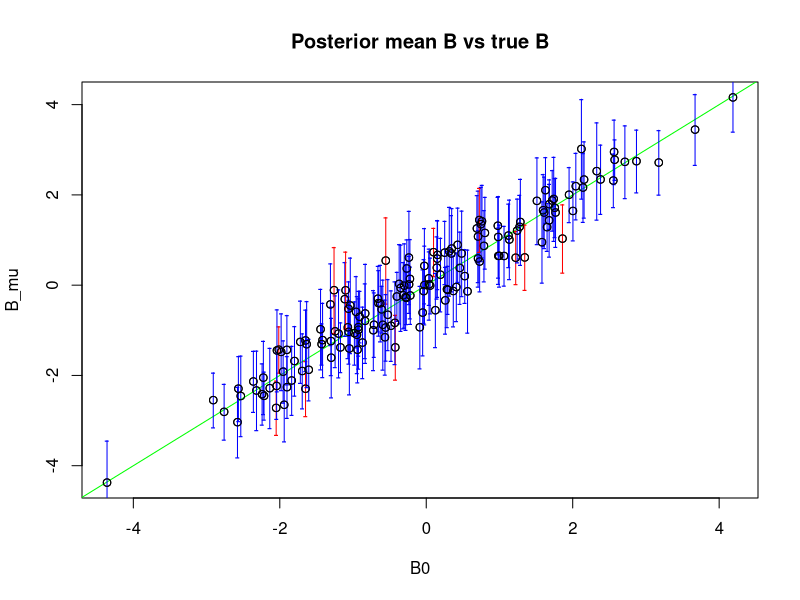
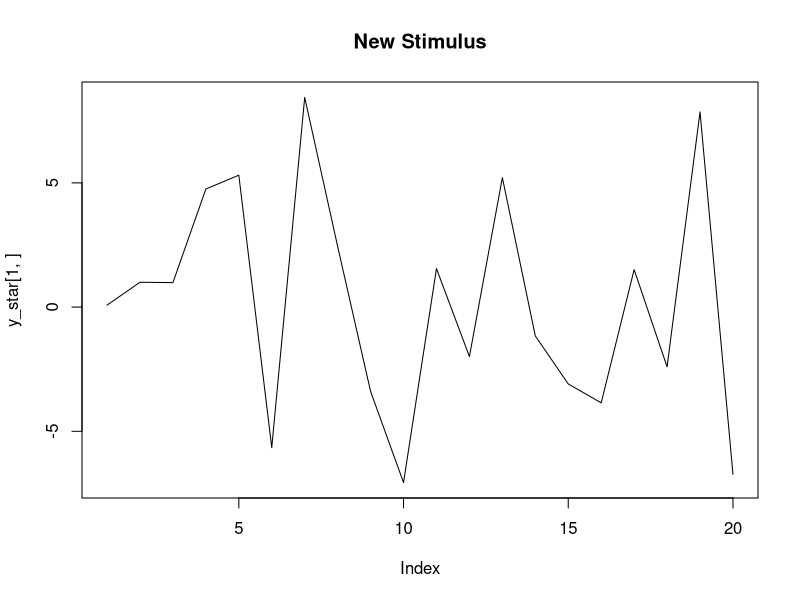
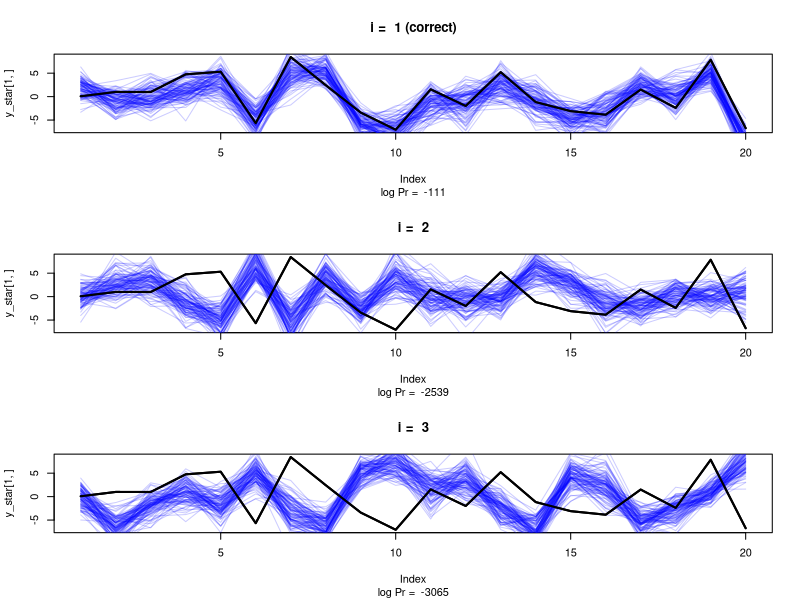
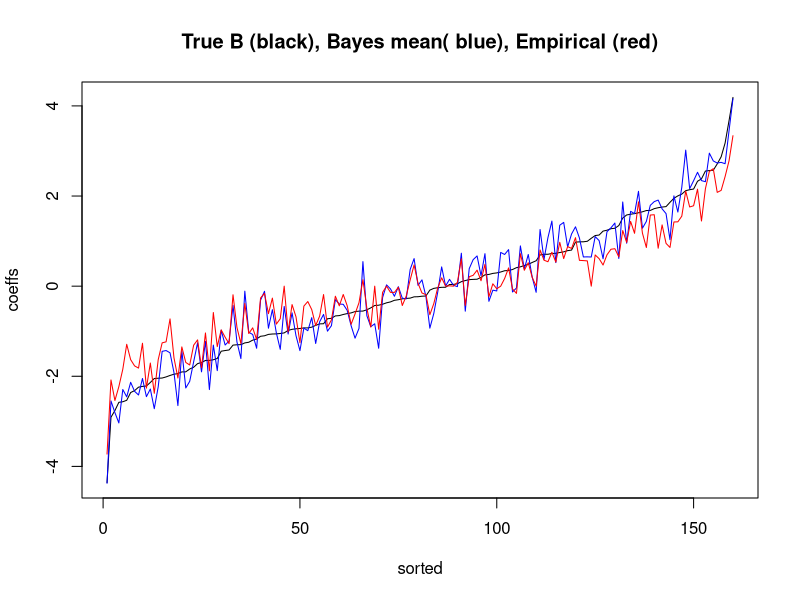
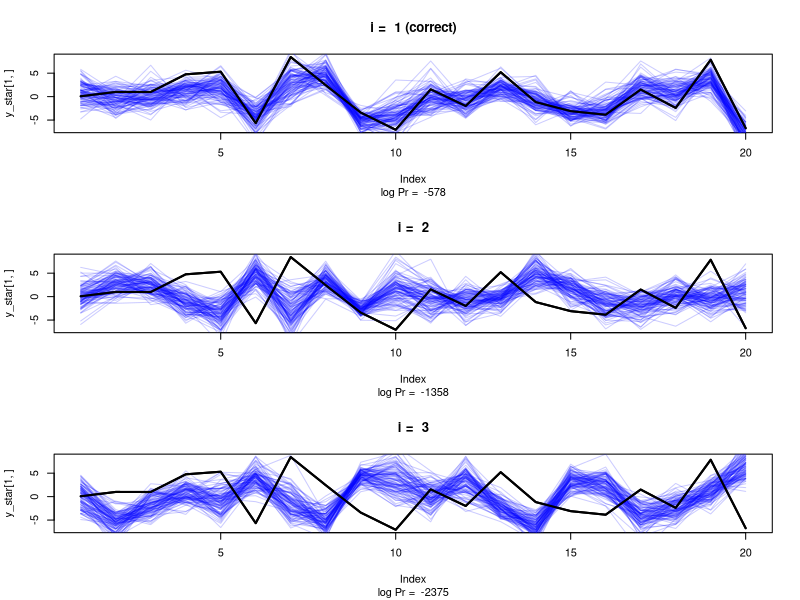

Recreate these plots in R, in order.
## ---- chunk 1
set.seed(0)
library(pracma)
library(magrittr)
library(MASS)
K <- 30 # number of stimuli
p <- 20 # dimension of response
q <- 8 # dimension of features
# true noise covariance
Sigma_E <- 2/p * randn(2 * p, p) %>% { t(.) %*% . }
# true signal covariance = sB * I
sB0 <- 2
B0 <- sqrt(sB0) * randn(q, p)
# random features
X <- randn(K, q)
# noise
E <- mvrnorm(K, rep(0, p), Sigma_E)
# observations
Y <- X %*% B0 + E
## ---- chunk 2
# posterior mean
B_mu <- solve(t(X) %*% X + 1/sB0 * diag(rep(1, q))) %*% t(X) %*% Y
# posterior variance per column
post_cov_B_col <- solve(t(X) %*% X + 1/sB0 * diag(rep(1, q)) )
# marginal variances of B
post_var_B <- t(t(diag(post_cov_B_col))) %*% diag(Sigma_E)
# upper and lower intervals
B_up <- B_mu + 2 * sqrt(post_var_B)
B_low <- B_mu - 2 * sqrt(post_var_B)
# plot
plot(B0, B_mu, main = "Posterior mean B vs true B"); abline(0, 1, col = "green")
for (i in 1:q) { for (j in 1:p) {
  if (B_low[i,j] < B0[i, j] && B_up[i, j] > B0[i, j]) {
    cc <- "blue"
  } else {
    cc <- "red"
  }
  lines(rep(B0[i, j], 2), c(B_low[i, j], B_up[i, j]), col = cc)
  points(rep(B0[i, j], 2), c(B_low[i, j], B_up[i, j]), pch = "-", col = cc)
}}
points(B0, B_mu)
## ---- chunk 3
post_cov_B_vec <- solve(solve(Sigma_E) %x% (t(X) %*% X) + 1/sB0 * diag(rep(1, p * q)))
f_post_cov_mu <- function(xi, xj) {
  (diag(rep(1, p)) %x% t(xi)) %*% post_cov_B_vec %*% (diag(rep(1, p)) %x% t(t(xj)))
}
## ---- chunk 4
# new stimuli
L <- 3
X_te <- randn(L, q) 
i_chosen <- sample(L, 1)
y_star <- X_te[i_chosen, , drop = FALSE] %*% B0 +  mvrnorm(1, rep(0, p), Sigma_E)
plot(y_star[1, ], type = "l", main = "New Stimulus")
## ---- chunk 5
layout(matrix(1:3, 3, 1))
mus <- list(L)
covs <- list(L)
cc <- rgb(0, 0, 1, alpha = 0.2)
for (i in 1:L) {
  mus[[i]] <- X_te[i, , drop = FALSE] %*% B_mu
  covs[[i]] <- f_post_cov_mu(X_te[i, ], X_te[i, ])
  pprob <- -log(det(covs[[i]])) - (y_star - mus[[i]]) %*% solve(covs[[i]]) %*% t(y_star - mus[[i]])
  plot(y_star[1, ], type = "l", lwd = 2)
  for (j in 1:100) lines(mvrnorm(1, mu = mus[[i]], Sigma = covs[[i]] + Sigma_E), col = cc)
  if (i == i_chosen) {
    title(paste("i = ", i, "(correct)"), sub = paste("log Pr = ", floor(pprob)))
  } else {
    title(paste("i = ", i), sub = paste("log Pr = ", floor(pprob)))
  }
  lines(y_star[1, ], type = "l", lwd = 2)
}
layout(1)
## ---- chunk 6
library(glmnet)
B_mu_EB <- matrix(0, q, p) # placeholder for estimate
resids <- matrix(0, K, p)
lambdas <- numeric(p) # lambda for each column of B
for (i in 1:p) {
  res <- cv.glmnet(X, Y[, i], alpha = 0, intercept = FALSE, standardize = FALSE)
  lambdas[i] <- res$lambda.1se
  pre <- predict(res, s = lambdas[i], newx = X)
  resids[, i] <- pre - Y[, i]
  B_mu_EB[, i] <- as.numeric(coefficients(res))[-1]  
}
## ---- chunk 7
o <- order(as.numeric(B0))
plot(as.numeric(B0)[o], type = "l", xlab = "sorted", ylab = "coeffs")
lines(as.numeric(B_mu)[o], col = "blue")
lines(as.numeric(B_mu_EB)[o], col = "red")
title("True B (black), Bayes mean( blue), Empirical (red)")
## ---- chunk 8
Sigma_E_hat <- cov(resids)
Inv_Sigma_B <- diag(rep(lambdas, each = q))
EB_cov_B_vec <- solve(solve(Sigma_E_hat) %x% (t(X) %*% X) + Inv_Sigma_B)
f_EB_cov_mu <- function(xi, xj) {
  (diag(rep(1, p)) %x% t(xi)) %*% EB_cov_B_vec %*% (diag(rep(1, p)) %x% t(t(xj)))
}
## ---- chunk 9
layout(matrix(1:3, 3, 1))
mus <- list(L)
covs <- list(L)
cc <- rgb(0, 0, 1, alpha = 0.2)
for (i in 1:L) {
  mus[[i]] <- X_te[i, , drop = FALSE] %*% B_mu_EB
  covs[[i]] <- f_EB_cov_mu(X_te[i, ], X_te[i, ])
  pprob <- -log(det(covs[[i]])) - (y_star - mus[[i]]) %*% solve(covs[[i]]) %*% t(y_star - mus[[i]])
  plot(y_star[1, ], type = "l", lwd = 2)
  for (j in 1:100) lines(mvrnorm(1, mu = mus[[i]], Sigma = covs[[i]] + Sigma_E_hat), col = cc)
  if (i == i_chosen) {
    title(paste("i = ", i, "(correct)"), sub = paste("log Pr = ", floor(pprob)))
  } else {
    title(paste("i = ", i), sub = paste("log Pr = ", floor(pprob)))
  }
  lines(y_star[1, ], type = "l", lwd = 2)
}
layout(1)
